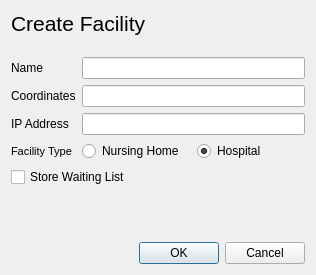
<?xml version="1.0" encoding="UTF-8"?>
<ui version="4.0">
 <class>CreateFacilityForm</class>
 <widget class="QDialog" name="CreateFacilityForm">
  <property name="geometry">
   <rect>
    <x>0</x>
    <y>0</y>
    <width>316</width>
    <height>275</height>
   </rect>
  </property>
  <property name="minimumSize">
   <size>
    <width>316</width>
    <height>275</height>
   </size>
  </property>
  <property name="maximumSize">
   <size>
    <width>316</width>
    <height>275</height>
   </size>
  </property>
  <property name="windowTitle">
   <string>Create Facility</string>
  </property>
  <layout class="QGridLayout" name="gridLayout_2">
   <item row="0" column="0">
    <widget class="QLabel" name="label_6">
     <property name="font">
      <font>
       <pointsize>16</pointsize>
      </font>
     </property>
     <property name="text">
      <string>Create Facility</string>
     </property>
    </widget>
   </item>
   <item row="1" column="0" colspan="2">
    <layout class="QGridLayout" name="gridLayout">
     <property name="topMargin">
      <number>15</number>
     </property>
     <item row="0" column="0">
      <widget class="QLabel" name="nameLabel">
       <property name="text">
        <string>Name</string>
       </property>
      </widget>
     </item>
     <item row="2" column="0">
      <widget class="QLabel" name="addressLabel">
       <property name="text">
        <string>Coordinates</string>
       </property>
      </widget>
     </item>
     <item row="6" column="0">
      <widget class="QLabel" name="ipAddressInpu">
       <property name="text">
        <string>IP Address</string>
       </property>
      </widget>
     </item>
     <item row="0" column="1">
      <widget class="QLineEdit" name="nameInput"/>
     </item>
     <item row="2" column="1">
      <widget class="QLineEdit" name="addressInput"/>
     </item>
     <item row="6" column="1">
      <widget class="QLineEdit" name="ipInput"/>
     </item>
     <item row="8" column="0">
      <widget class="QLabel" name="label_7">
       <property name="font">
        <font>
         <pointsize>8</pointsize>
        </font>
       </property>
       <property name="text">
        <string>Facility Type</string>
       </property>
      </widget>
     </item>
     <item row="8" column="1">
      <layout class="QHBoxLayout" name="horizontalLayout_2">
       <item>
        <widget class="QRadioButton" name="radioButton">
         <property name="text">
          <string>Nursing Home</string>
         </property>
         <attribute name="buttonGroup">
          <string>buttonGroup</string>
         </attribute>
        </widget>
       </item>
       <item>
        <widget class="QRadioButton" name="radioButton_2">
         <property name="text">
          <string>Hospital</string>
         </property>
         <property name="checked">
          <bool>true</bool>
         </property>
         <attribute name="buttonGroup">
          <string>buttonGroup</string>
         </attribute>
        </widget>
       </item>
      </layout>
     </item>
    </layout>
   </item>
   <item row="2" column="0">
    <widget class="QCheckBox" name="checkBox">
     <property name="text">
      <string>Store Waiting List</string>
     </property>
    </widget>
   </item>
   <item row="3" column="1">
    <spacer name="verticalSpacer">
     <property name="orientation">
      <enum>Qt::Vertical</enum>
     </property>
     <property name="sizeHint" stdset="0">
      <size>
       <width>20</width>
       <height>40</height>
      </size>
     </property>
    </spacer>
   </item>
   <item row="4" column="0" colspan="2">
    <layout class="QHBoxLayout" name="horizontalLayout">
     <item>
      <spacer name="horizontalSpacer">
       <property name="orientation">
        <enum>Qt::Horizontal</enum>
       </property>
       <property name="sizeHint" stdset="0">
        <size>
         <width>40</width>
         <height>20</height>
        </size>
       </property>
      </spacer>
     </item>
     <item>
      <widget class="QDialogButtonBox" name="buttonBox">
       <property name="standardButtons">
        <set>QDialogButtonBox::Cancel|QDialogButtonBox::Ok</set>
       </property>
      </widget>
     </item>
    </layout>
   </item>
  </layout>
 </widget>
 <resources/>
 <connections/>
 <buttongroups>
  <buttongroup name="buttonGroup"/>
 </buttongroups>
</ui>
